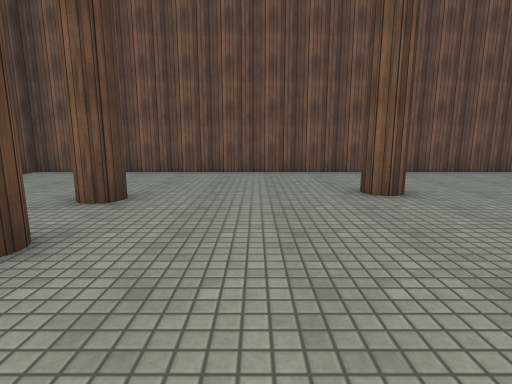
View 1 (above)

23 first-person views from a walk through a 3-D level made in the Unity game engine. The camera is 1.3 m above the floor, tilts 10° down and sees 80° across. The floor is counted in squares, 1 m on a side. Each view is taken from the middle of a square. On the plan, view 1 faces up. The plan holds only what a view shows up to about 14 squares ahead; the rest is blank. The place goes on beyond the plan. The player character is not drawn. Surface patterns are stand-ins for the level's own textures.

View 2
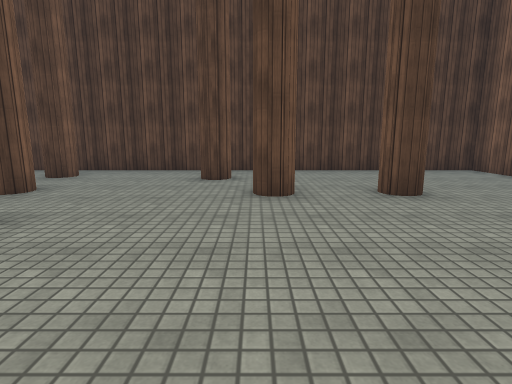

View 3
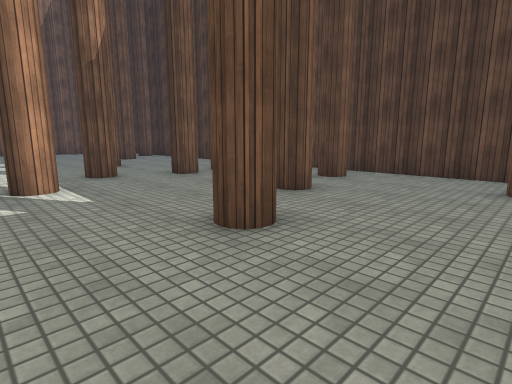

View 4
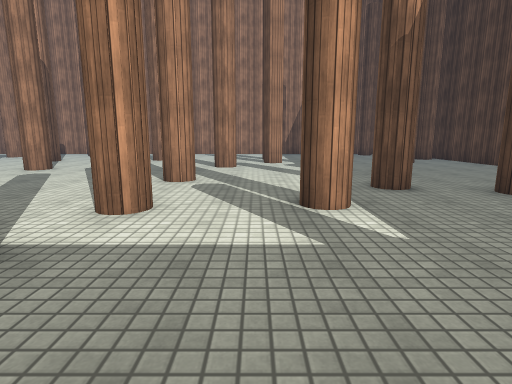

View 5
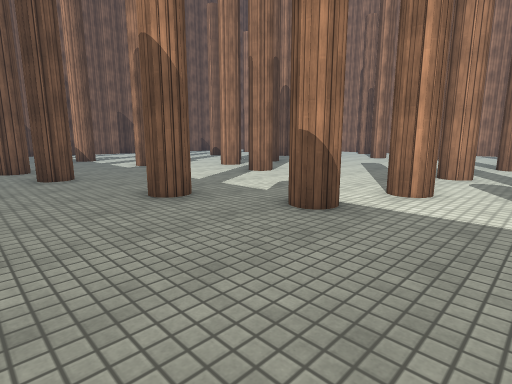

View 6
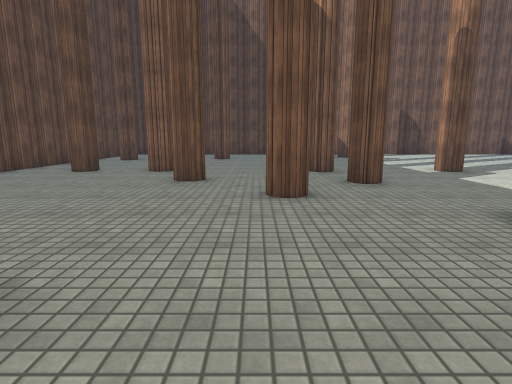

View 7
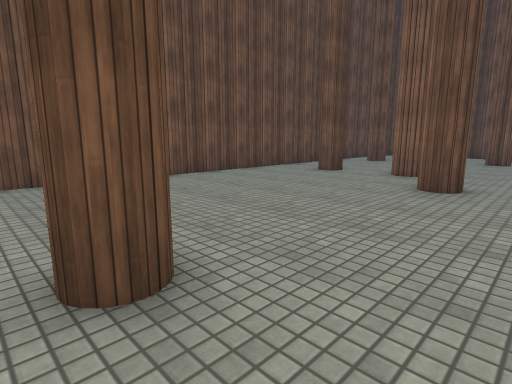

View 8
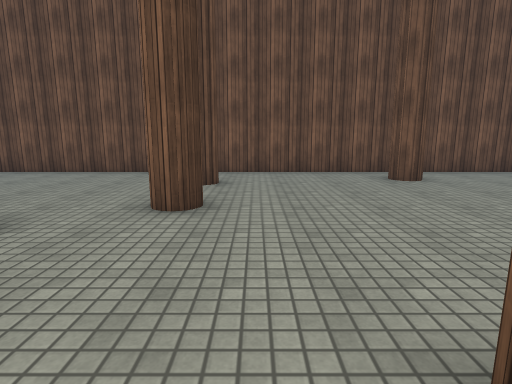

View 9
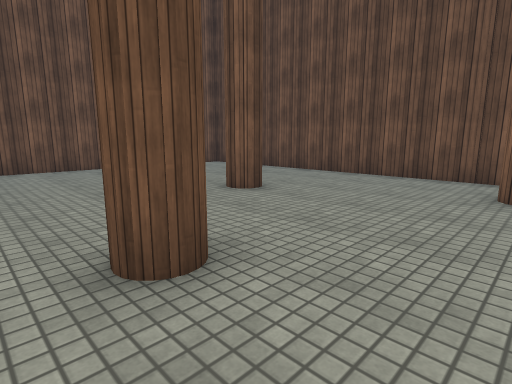

View 10
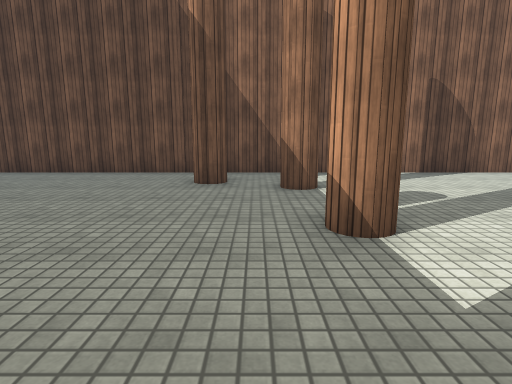

View 11
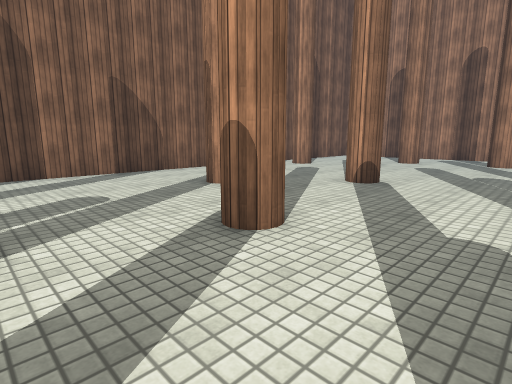

View 12
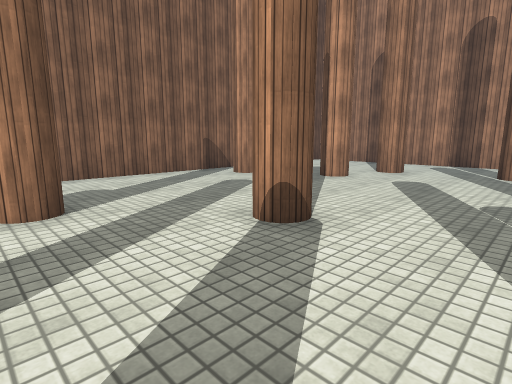

View 13
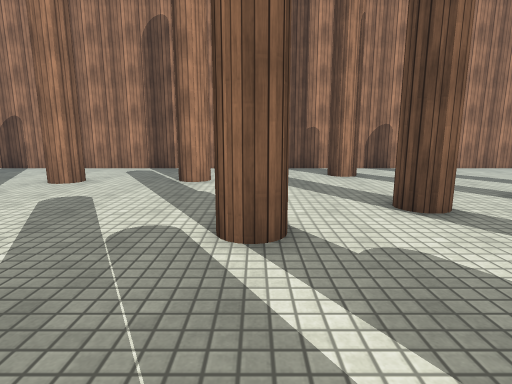

View 14
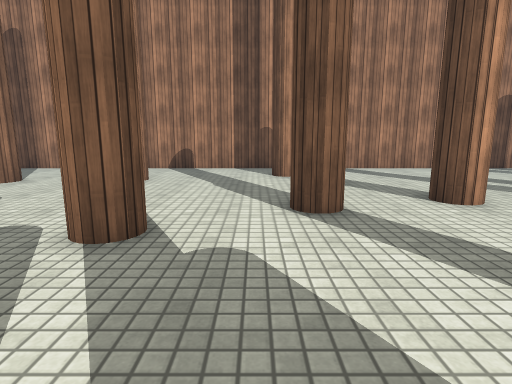

View 15
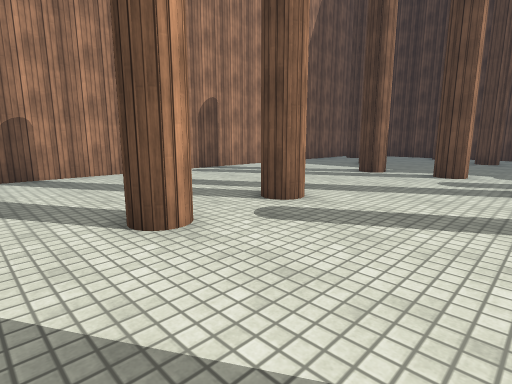

View 16
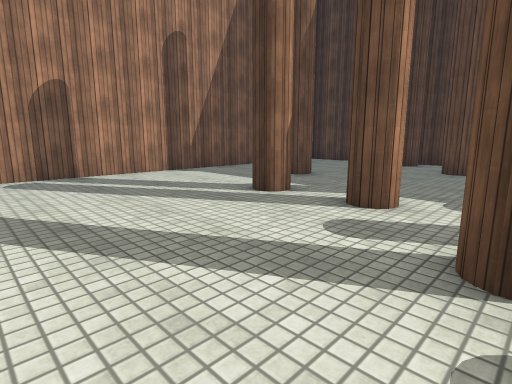

View 17
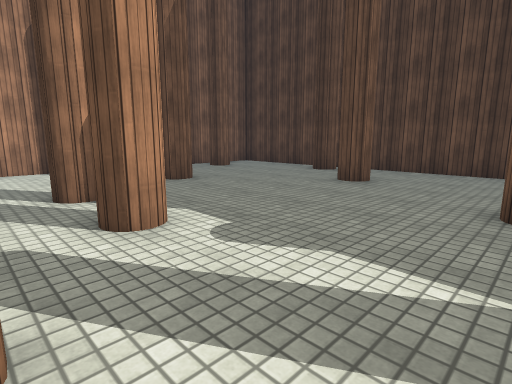

View 18
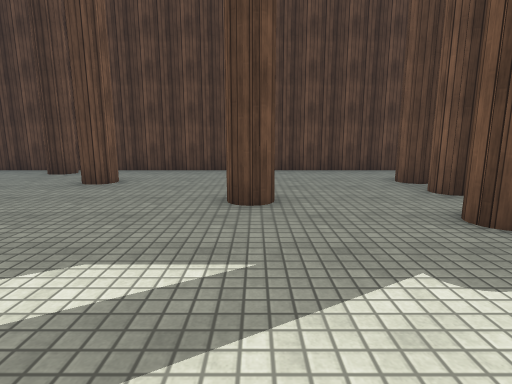

View 19
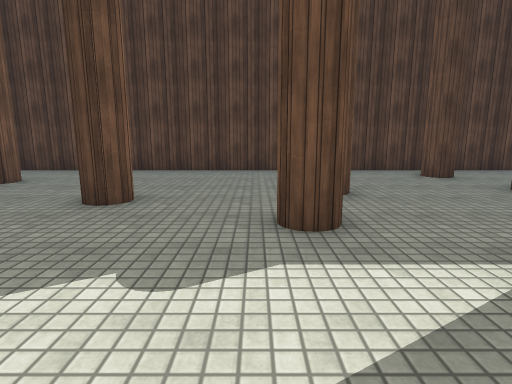

View 20
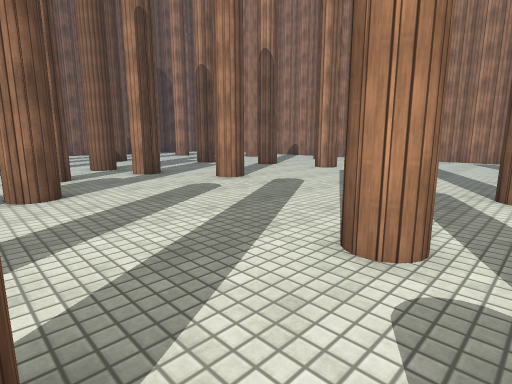

View 21
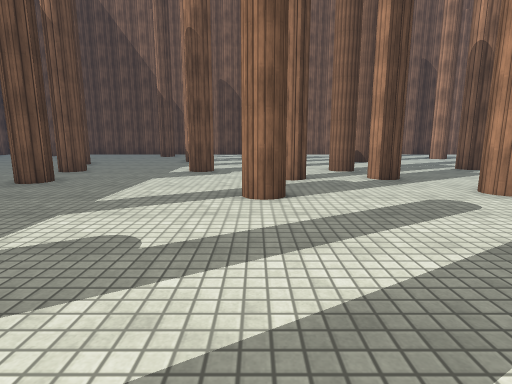

View 22
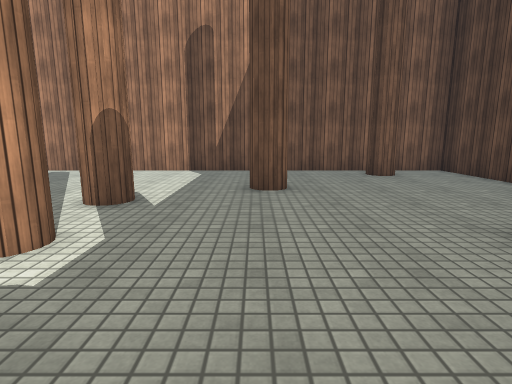

View 23
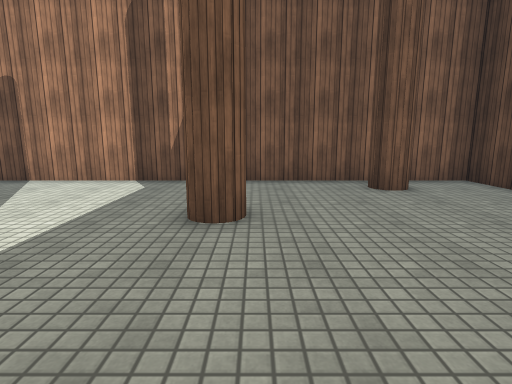

### Floor plan
Key: @ floor where view 1 was taken; # wall or solid block; x gap in a wall; . floor.
Columns run from 9 left of view 1 to 30 right of it. Each row starts with its distance up from view 1.
 12 #######################################
 11 #............. .......................
 10 #................................#....
  9 # ........................#..........
  8 #................ ...................
  7 #.... #.....#.... ..................  .#
  6 #....##...................##...........#
  5 #...............#......................#
  4 #  ........... .........#.........#....#
  3 #.....#....... ........................#
  2 #..#......... .........................#
  1 #............ .......#.... ..#.........#
  0 #........@................  ...........#
 -1 #........#.............#..#............#
 -2 #........#........##................#..#
 -3 #.....#...........# ...................#
 -4 #.#............#...............##..#...#
 -5 #..............................# ......#
 -6 #.............##..........#............#
 -7 #  ........#..##.......................#
 -8 #...#x#..............#..  ....#........#
 -9 #.......#...............#  ............#
-10 #......................................#
-11 #.............#...........##......#....#
-12 #.......................#.# ...........#
-13 #......#...............................#
-14 #....................#.........#.......#
-15 #............#.........................#
-16 #......................................#
-17 #..........................#...........#
-18 #...#......#......................  .#.#
-19 #.................#..#..#..........    #
-20 #x#........#......................#.
-21 #...................................
-22 #.......#........................#..
-23 #............................#.......
-24 #.......................#............
-25 #..#..................................
-26 #......................................
-27 #######################################

Where each view was taken, in squares from view 1:
view 1: 0 up, 0 right, facing up
view 2: 3 up, 4 right, facing left
view 3: 2 up, 3 right, facing down-left
view 4: 1 down, 3 right, facing down
view 5: 1 up, 3 right, facing down-right
view 6: 2 up, 5 right, facing right
view 7: 2 up, 6 right, facing up-right
view 8: 0 up, 19 right, facing up
view 9: 2 down, 19 right, facing up-right
view 10: 3 down, 18 right, facing right
view 11: 5 down, 18 right, facing down-right
view 12: 10 down, 19 right, facing down-right
view 13: 13 down, 18 right, facing down
view 14: 13 down, 16 right, facing down
view 15: 15 down, 14 right, facing down-left
view 16: 15 down, 8 right, facing down-left
view 17: 13 down, 4 right, facing down-left
view 18: 13 down, 4 right, facing left
view 19: 10 down, 4 right, facing left
view 20: 7 down, 4 right, facing down-right
view 21: 8 down, 5 right, facing right
view 22: 14 down, 1 left, facing down
view 23: 17 down, 2 left, facing down
